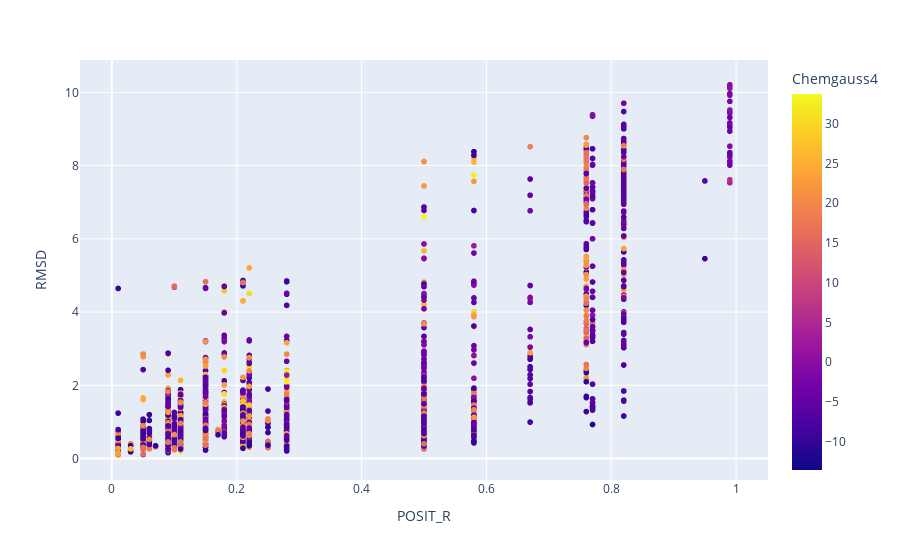

This figure's notebook cell:
### Code cell
ex.scatter(rocks.df, 
           x="POSIT_R", 
           y="RMSD", 
           color="Chemgauss4", 
           hover_data=["Compound_ID",
                       "Crystal_ID", 
                       "Reference", 
                       "Chain_ID"], 
          )

### Figure 1 — Plotly figure (JSON) as saved in the notebook; plotly's stock layout.template omitted (floating-point values rounded to 4 significant figures; data arrays with more than 128 entries replaced by an {"elided": "..."} marker saying what was removed)
{"data": [{"customdata": {"elided": "2567x4 str values"}, "hovertemplate": "POSIT_R=%{x}<br>RMSD=%{y}<br>Compound_ID=%{customdata[0]}<br>Crystal_ID=%{customdata[1]}<br>Reference=%{customdata[2]}<br>Chain_ID=%{customdata[3]}<br>Chemgauss4=%{marker.color}<extra></extra>", "legendgroup": "", "marker": {"color": {"elided": "2567 float values"}, "coloraxis": "coloraxis", "symbol": "circle"}, "mode": "markers", "name": "", "showlegend": false, "type": "scattergl", "x": {"elided": "2567 float values"}, "xaxis": "x", "y": {"elided": "2567 float values"}, "yaxis": "y"}], "layout": {"coloraxis": {"colorbar": {"title": {"text": "Chemgauss4"}}, "colorscale": [[0, "#0d0887"], [0.1111, "#46039f"], [0.2222, "#7201a8"], [0.3333, "#9c179e"], [0.4444, "#bd3786"], [0.5556, "#d8576b"], [0.6667, "#ed7953"], [0.7778, "#fb9f3a"], [0.8889, "#fdca26"], [1, "#f0f921"]]}, "legend": {"tracegroupgap": 0}, "margin": {"t": 60}, "xaxis": {"anchor": "y", "domain": [0, 1], "title": {"text": "POSIT_R"}}, "yaxis": {"anchor": "x", "domain": [0, 1], "title": {"text": "RMSD"}}}}
